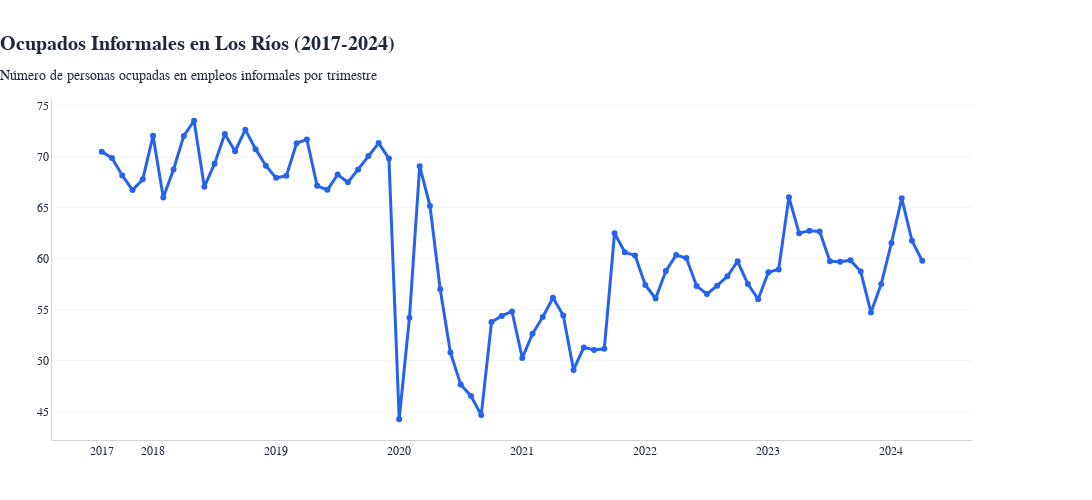

The notebook cell saved with this chart:
### Markdown cell above
### 9.3 👥 Visualización 2: Ocupados Informales (personas)

**¿Qué mide este indicador?**
- Número absoluto de personas ocupadas en empleos informales
- Muestra el volumen real de trabajadores en situación de informalidad
- Permite dimensionar el impacto demográfico de las políticas laborales

**Interpretación:**
- **Valores absolutos**: Expresado en cantidad de personas (ej: 60,000 personas)
- **Tendencia demográfica**: Refleja cambios en el volumen de empleo informal
- **Variaciones estacionales**: Pueden reflejar ciclos económicos y cambios estructurales
- **Impacto pandemia**: Esperamos ver variaciones significativas en períodos de crisis

**Color identificativo:** 🔵 Azul (#2563eb)

### Code cell
# Visualización 2: Ocupados informales (personas)
col = 'ocupados_informales'
label = 'Ocupados informales (personas)'
color = '#2563eb'

if col not in serie_base.columns:
    print(f'❌ Omitido {col} (no existe)')
else:
    df_plot = serie_base[['Trimestre Móvil','DTI_CL_SEXO', col]].copy()
    if '_T' in df_plot['DTI_CL_SEXO'].unique():
        df_plot = df_plot[df_plot['DTI_CL_SEXO'] == '_T']
    df_plot = df_plot.drop_duplicates(subset=['Trimestre Móvil']).sort_values('Trimestre Móvil')

    # Construir ticks: primer período de cada año para mostrar todos los años
    years_seen = {}
    tickvals = []
    ticktext = []
    for periodo in df_plot['Trimestre Móvil']:
        year = periodo.split()[0]
        if year not in years_seen:
            years_seen[year] = periodo
            tickvals.append(periodo)  # Usar período real, no año
            ticktext.append(year)     # Mostrar solo el año

    fig = go.Figure()
    fig.add_trace(go.Scatter(
        x=df_plot['Trimestre Móvil'],
        y=df_plot[col],
        mode='lines+markers',
        name=label,
        line=dict(color=color, width=3),
        marker=dict(color=color, size=6),
        hovertemplate='<b>%{x}</b><br>'+label+': %{y:,.0f}<extra></extra>'
    ))

    # NO agregar línea de promedio ni línea COVID-19

    fig.update_layout(
        title=dict(
            text='<b>Ocupados Informales en Los Ríos (2017-2024)</b><br><sub>Número de personas ocupadas en empleos informales por trimestre</sub>',
            x=0,
            font=dict(size=20, family='Georgia, serif', color='#1e293b')
        ),
        font=STYLE['font'],
        legend=STYLE['legend'],
        plot_bgcolor='white',
        paper_bgcolor='white',
        xaxis=dict(
            title='',
            showgrid=False,
            tickfont=dict(family='Georgia, serif', size=12),
            linecolor='#d1d5db',
            tickcolor='#d1d5db',
            tickmode='array',
            tickvals=tickvals,  # Períodos reales
            ticktext=ticktext,  # Solo años para mostrar
            range=[tickvals[0], tickvals[-1]]  # Rango ajustado: desde el primer período hasta el último
        ),
        yaxis=dict(
            title='',
            showgrid=True,
            gridcolor='#f3f4f6',
            gridwidth=1,
            tickfont=dict(family='Georgia, serif', size=12),
            linecolor='#d1d5db',
            tickcolor='#d1d5db',
            tickformat=',',
            zeroline=False
        ),
        margin=dict(l=20, r=120, t=100, b=60),  # Margen izquierdo muy reducido para pegar al eje Y
        width=1200,  # Más ancho
        height=500
    )

    fig.show()
    print(f'✅ Gráfico generado: {label} - {len(df_plot)} períodos')
    print(f'📊 Años mostrados: {ticktext}')

### Figure 1 — Plotly figure (JSON) as saved in the notebook; plotly's stock layout.template omitted (floating-point values rounded to 4 significant figures)
{"data": [{"hovertemplate": "<b>%{x}</b><br>Ocupados informales (personas): %{y:,.0f}<extra></extra>", "line": {"color": "#2563eb", "width": 3}, "marker": {"color": "#2563eb", "size": 6}, "mode": "lines+markers", "name": "Ocupados informales (personas)", "type": "scatter", "x": ["2017 ago-oct", "2017 jul-sep", "2017 nov-ene", "2017 oct-dic", "2017 sep-nov", "2018 abr-jun", "2018 ago-oct", "2018 dic-feb", "2018 ene-mar", "2018 feb-abr", "2018 jul-sep", "2018 jun-ago", "2018 mar-may", "2018 may-jul", "2018 nov-ene", "2018 oct-dic", "2018 sep-nov", "2019 abr-jun", "2019 ago-oct", "2019 dic-feb", "2019 ene-mar", "2019 feb-abr", "2019 jul-sep", "2019 jun-ago", "2019 mar-may", "2019 may-jul", "2019 nov-ene", "2019 oct-dic", "2019 sep-nov", "2020 abr-jun", "2020 ago-oct", "2020 dic-feb", "2020 ene-mar", "2020 feb-abr", "2020 jul-sep", "2020 jun-ago", "2020 mar-may", "2020 may-jul", "2020 nov-ene", "2020 oct-dic", "2020 sep-nov", "2021 abr-jun", "2021 ago-oct", "2021 dic-feb", "2021 ene-mar", "2021 feb-abr", "2021 jul-sep", "2021 jun-ago", "2021 mar-may", "2021 may-jul", "2021 nov-ene", "2021 oct-dic", "2021 sep-nov", "2022 abr-jun", "2022 ago-oct", "2022 dic-feb", "2022 ene-mar", "2022 feb-abr", "2022 jul-sep", "2022 jun-ago", "2022 mar-may", "2022 may-jul", "2022 nov-ene", "2022 oct-dic", "2022 sep-nov", "2023 abr-jun", "2023 ago-oct", "2023 dic-feb", "2023 ene-mar", "2023 feb-abr", "2023 jul-sep", "2023 jun-ago", "2023 mar-may", "2023 may-jul", "2023 nov-ene", "2023 oct-dic", "2023 sep-nov", "2024 dic-feb", "2024 ene-mar", "2024 feb-abr", "2024 mar-may"], "y": [70.51, 69.88, 68.18, 66.73, 67.81, 72.07, 66.01, 68.76, 72.06, 73.54, 67.06, 69.32, 72.23, 70.55, 72.67, 70.75, 69.13, 67.93, 68.13, 71.34, 71.7, 67.15, 66.76, 68.26, 67.5, 68.75, 70.07, 71.35, 69.83, 44.23, 54.19, 69.08, 65.18, 57.0, 50.77, 47.64, 46.52, 44.64, 53.77, 54.38, 54.81, 50.24, 52.62, 54.28, 56.16, 54.41, 49.07, 51.29, 51.03, 51.15, 62.49, 60.62, 60.32, 57.41, 56.09, 58.78, 60.36, 60.05, 57.32, 56.52, 57.35, 58.27, 59.74, 57.51, 56.02, 58.66, 58.94, 66.03, 62.49, 62.75, 62.67, 59.73, 59.7, 59.85, 58.73, 54.72, 57.52, 61.54, 65.93, 61.75, 59.79]}], "layout": {"font": {"color": "#1e293b", "family": "Georgia, serif"}, "height": 500, "legend": {"font": {"family": "Georgia, serif"}}, "margin": {"b": 60, "l": 20, "r": 120, "t": 100}, "paper_bgcolor": "white", "plot_bgcolor": "white", "title": {"font": {"color": "#1e293b", "family": "Georgia, serif", "size": 20}, "text": "<b>Ocupados Informales en Los Ríos (2017-2024)</b><br><sub>Número de personas ocupadas en empleos informales por trimestre</sub>", "x": 0}, "width": 1200, "xaxis": {"linecolor": "#d1d5db", "range": ["2017 ago-oct", "2024 dic-feb"], "showgrid": false, "tickcolor": "#d1d5db", "tickfont": {"family": "Georgia, serif", "size": 12}, "tickmode": "array", "ticktext": ["2017", "2018", "2019", "2020", "2021", "2022", "2023", "2024"], "tickvals": ["2017 ago-oct", "2018 abr-jun", "2019 abr-jun", "2020 abr-jun", "2021 abr-jun", "2022 abr-jun", "2023 abr-jun", "2024 dic-feb"], "title": {"text": ""}}, "yaxis": {"gridcolor": "#f3f4f6", "gridwidth": 1, "linecolor": "#d1d5db", "showgrid": true, "tickcolor": "#d1d5db", "tickfont": {"family": "Georgia, serif", "size": 12}, "tickformat": ",", "title": {"text": ""}, "zeroline": false}}}
